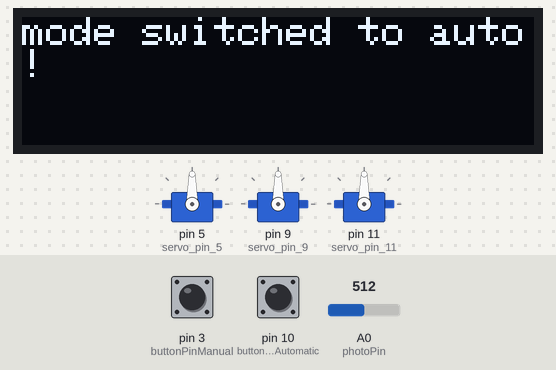
The sketch below on a simulated Arduino Uno, built with avr-gcc and run on an emulated ATmega328P. On the bench: 3 × servo, 128×32 one-colour display. Inputs (shaded band) come from the test bench; at power-on: A0 (photoPin) = 512, pin 10 (buttonPinAutomatic) HIGH, pin 3 (buttonPinManual) HIGH. What the sketch prints to the serial monitor is not drawn.

Above: at 3.2 s.
3.3 s: A0 (photoPin) set to 0
At 4.9 s:
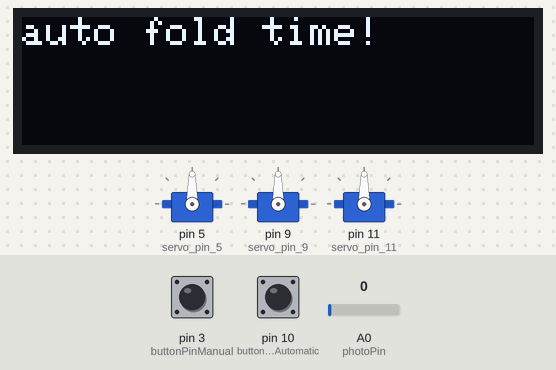
At 8.8 s:
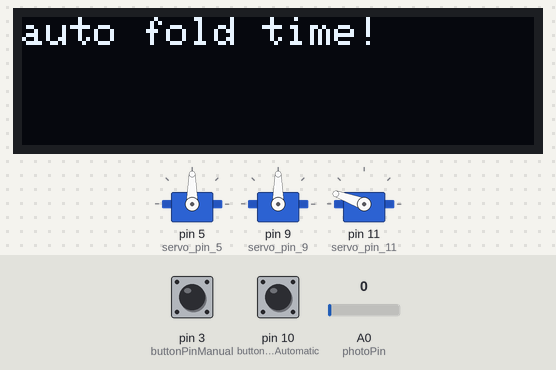
11.5 s: pin 10 (buttonPinAutomatic) pulled LOW for 3 s
At 24.9 s:
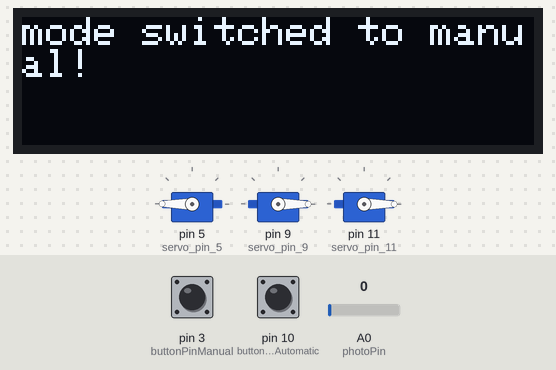
Timing chart, 0 to 41.6 s (numbered marks = the images above; inputs shaded):
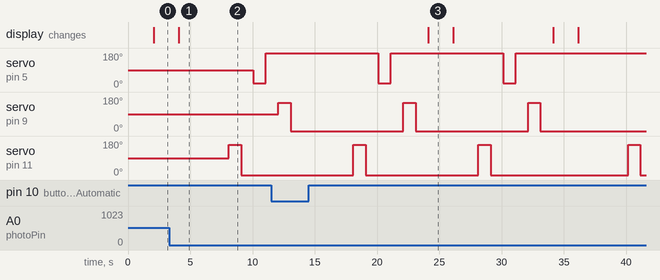

Measured:
- after the input at 3.3 s, the display: changes after 0.78 s (image 1)
- by itself, servo on pin 5 (servo_pin_5): alternates 180° for 9.0 s and 20° for 1.0 s
- by itself, servo on pin 9 (servo_pin_9): alternates 150° for 1.0 s and 0° for 9.0 s

The sketch:

screenadded.ino
```cpp
//this has manual and automatic modes

#include <SPI.h>
#include <Wire.h>
#include <Adafruit_GFX.h>
#include <Adafruit_SSD1306.h>

#define SCREEN_WIDTH 128 // OLED display width, in pixels
#define SCREEN_HEIGHT 32 // OLED display height, in pixels

// Declaration for an SSD1306 display connected to I2C (SDA, SCL pins)
#define OLED_RESET     4 // Reset pin # (or -1 if sharing Arduino reset pin)
Adafruit_SSD1306 display(SCREEN_WIDTH, SCREEN_HEIGHT, &Wire, OLED_RESET);

static const unsigned char PROGMEM logo_bmp[] =
{ B00000000, B11000000,
  B00000001, B11000000,
  B00000001, B11000000,
  B00000011, B11100000,
  B11110011, B11100000,
  B11111110, B11111000,
  B01111110, B11111111,
  B00110011, B10011111,
  B00011111, B11111100,
  B00001101, B01110000,
  B00011011, B10100000,
  B00111111, B11100000,
  B00111111, B11110000,
  B01111100, B11110000,
  B01110000, B01110000,
  B00000000, B00110000 };


#include <Servo.h>

Servo servo_pin_5; // initialize servos
Servo servo_pin_9;
Servo servo_pin_11;
bool buttonmode = true;
int buttonPinManual = 3; // Button for manual mode
int buttonPinAutomatic = 10; // Button for automatic mode
int photoPin = A0;

void setup() {
  pinMode(buttonPinManual, INPUT);
  digitalWrite(buttonPinManual, HIGH);
  pinMode(buttonPinAutomatic, INPUT);
  digitalWrite(buttonPinAutomatic, HIGH);

  servo_pin_5.attach(5);
  servo_pin_9.attach(9);
  servo_pin_11.attach(11);

  Serial.begin(9600);

    // SSD1306_SWITCHCAPVCC = generate display voltage from 3.3V internally
  if(!display.begin(SSD1306_SWITCHCAPVCC, 0x3C)) { // Address 0x3C for 128x32
    Serial.println(F("SSD1306 allocation failed"));
    for(;;); // Don't proceed, loop forever
  }
  welcome();

}

void loop() {
  int buttonManualState = digitalRead(buttonPinManual);
  int buttonAutomaticState = digitalRead(buttonPinAutomatic);
  if (buttonAutomaticState == HIGH) {
    buttonmode = !buttonmode;

    if (buttonmode == 1)
    {Serial.println("Mode switched to manual"); declaremanualswitch();}
    else
    {Serial.println("Mode switched to auto"); declareautoswitch();}
  }

  if (buttonmode == 1) { // Manual mode
    int button3State = digitalRead(3);

    if (button3State == HIGH) {
      Serial.println("Manual Mode: button 3 pressed");
            declaremanual();
      performActions();
    }
  } else { // Automatic mode
    int light = analogRead(photoPin);

    if (light == 0) {
      Serial.println("Automatic Mode: Light sensor detected zero value");
      declareauto();
      delay(2000);
      performActions();
      light == 7;
    }
  }
}

void performActions() {
  servo_pin_11.write(160);
  delay(1000);
  servo_pin_11.write(0);
  delay(1000);
  servo_pin_5.write(20);
  delay(1000);
  servo_pin_5.write(180);
  delay(1000);
  servo_pin_9.write(150);
  delay(1000);
  servo_pin_9.write(0);
  delay(1000);
}

void welcome(void) {
  display.clearDisplay();
  display.setTextSize(1);             // Normal 1:1 pixel scale
  display.setTextColor(SSD1306_WHITE);        // Draw white text
  display.setCursor(0,0);             // Start at top-left corner
  display.println(F("Manas' PS70 Project!"));
  display.display();
  delay(2000);
}


void declaremanual(void) {
  display.clearDisplay();
  display.setTextSize(1);             // Normal 1:1 pixel scale
  display.setTextColor(SSD1306_WHITE);        // Draw white text
  display.setCursor(0,0);             // Start at top-left corner
  display.println(F("manual fold time!"));
  display.display();
  delay(2000);
}

void declareauto(void) {
  display.clearDisplay();
  display.setTextSize(1);             // Normal 1:1 pixel scale
  display.setTextColor(SSD1306_WHITE);        // Draw white text
  display.setCursor(0,0);             // Start at top-left corner
  display.println(F("auto fold time!"));
  display.display();
  delay(2000);
}

void declaremanualswitch(void) {
  display.clearDisplay();
  display.setTextSize(1);             // Normal 1:1 pixel scale
  display.setTextColor(SSD1306_WHITE);        // Draw white text
  display.setCursor(0,0);             // Start at top-left corner
  display.println(F("mode switched to manual!"));
  display.display();
  delay(2000);
}

void declareautoswitch(void) {
  display.clearDisplay();
  display.setTextSize(1);             // Normal 1:1 pixel scale
  display.setTextColor(SSD1306_WHITE);        // Draw white text
  display.setCursor(0,0);             // Start at top-left corner
  display.println(F("mode switched to auto!"));
  display.display();
  delay(2000);
}
```
